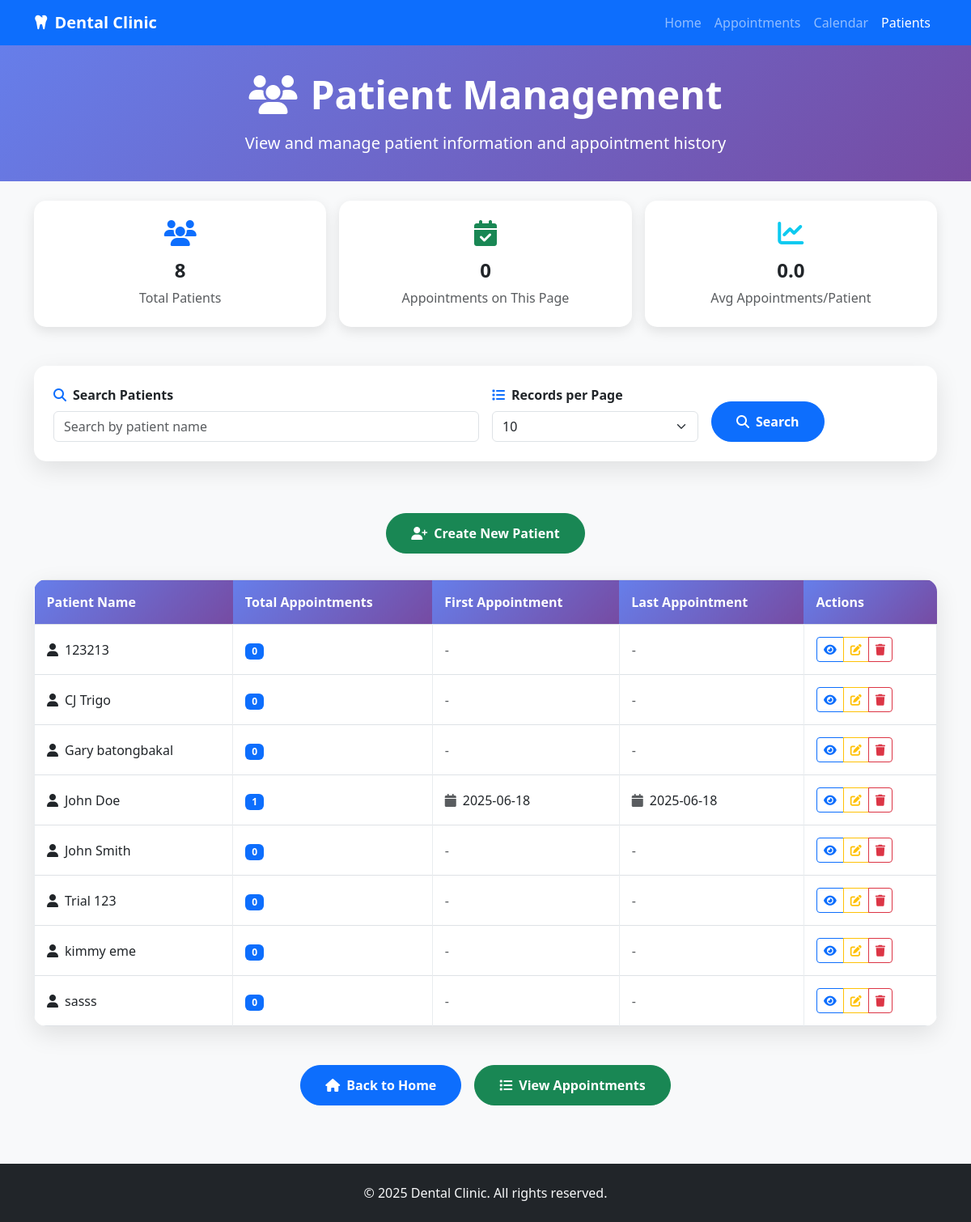
Before: /patients with the older database file.
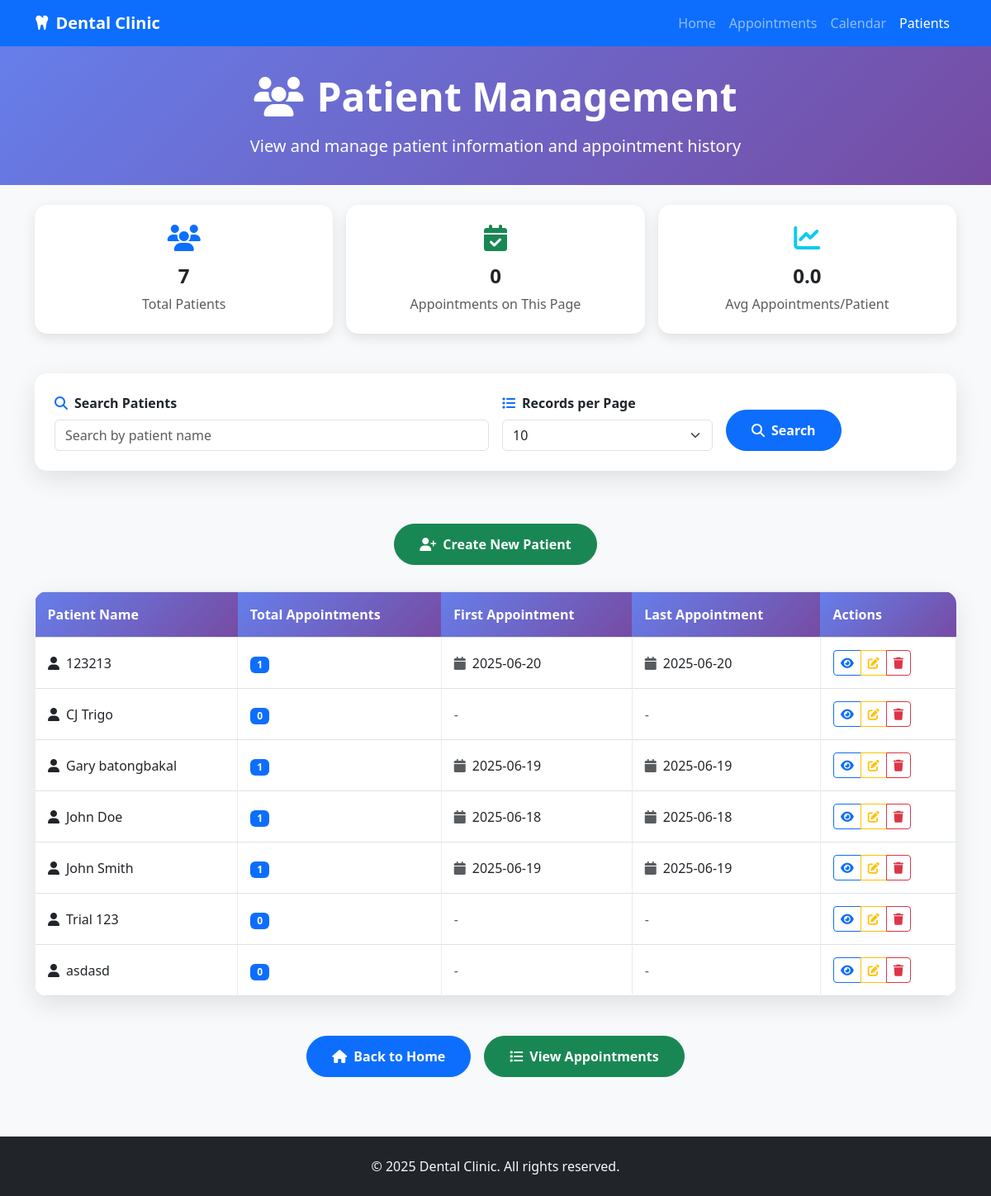
After: the same page with the newer database file.
### tables this page shows
CREATE TABLE Patients (
            ID INTEGER PRIMARY KEY AUTOINCREMENT,
            Name TEXT NOT NULL UNIQUE,
            Contact TEXT NOT NULL,
            Email TEXT,
            DateOfBirth TEXT,
            Address TEXT,
            EmergencyContact TEXT,
            MedicalHistory TEXT,
            CreatedDate TEXT DEFAULT CURRENT_TIMESTAMP
        );

### app.py (the view)
@app.route('/patients')
def patients():
    search_query = request.args.get('search', '')
    page = int(request.args.get('page', 1))
    per_page = int(request.args.get('per_page', 10))  # Default 10 records per page
    if page < 1:
        page = 1
    if per_page < 1 or per_page > 100:  # Limit to reasonable range
        per_page = 10
    conn = sqlite3.connect(DB_FILE)
    cursor = conn.cursor()
    if search_query:
        cursor.execute("""
            SELECT COUNT(DISTINCT p.ID)
            FROM Patients p
            LEFT JOIN Appointments a ON p.Name = a.PatientName
            WHERE p.Name LIKE ?
        """, (f'%{search_query}%',))
    else:
        cursor.execute("SELECT COUNT(*) FROM Patients")
    total_patients = cursor.fetchone()[0]
    total_pages = (total_patients + per_page - 1) // per_page
    if page > total_pages and total_pages > 0:
        page = total_pages
    offset = (page - 1) * per_page
    if search_query:
        cursor.execute("""
            SELECT p.ID, p.Name, p.Contact, p.Email, p.DateOfBirth, p.CreatedDate,
                   COUNT(a.ID) as appointment_count,
                   MIN(a.Date) as first_appointment, MAX(a.Date) as last_appointment
            FROM Patients p
            LEFT JOIN Appointments a ON p.Name = a.PatientName
            WHERE p.Name LIKE ?
            GROUP BY p.ID, p.Name, p.Contact, p.Email, p.DateOfBirth, p.CreatedDate
            ORDER BY p.Name
            LIMIT ? OFFSET ?
        """, (f'%{search_query}%', per_page, offset))
    else:
        cursor.execute("""
            SELECT p.ID, p.Name, p.Contact, p.Email, p.DateOfBirth, p.CreatedDate,
                   COUNT(a.ID) as appointment_count,
                   MIN(a.Date) as first_appointment, MAX(a.Date) as last_appointment
            FROM Patients p
            LEFT JOIN Appointments a ON p.Name = a.PatientName
            GROUP BY p.ID, p.Name, p.Contact, p.Email, p.DateOfBirth, p.CreatedDate
            ORDER BY p.Name
            LIMIT ? OFFSET ?
        """, (per_page, offset))
    patients = cursor.fetchall()
    conn.close()
    return render_template('patients.html',
                         patients=patients,
                         search_query=search_query,
                         page=page,
                         per_page=per_page,
                         total_patients=total_patients,
                         total_pages=total_pages)

### templates/patients.html (shortened to what the changed rows need)
<!DOCTYPE html>
<html lang="en">
<head>
    <link href="https://cdn.jsdelivr.net/npm/bootstrap@5.3.0/dist/css/bootstrap.min.css" rel="stylesheet">
    <link href="https://cdnjs.cloudflare.com/ajax/libs/font-awesome/6.4.0/css/all.min.css" rel="stylesheet">
</head>
<body class="bg-light">
    <section class="page-header">
        <div class="container text-center">
            <h1 class="display-5 fw-bold mb-3">
                <i class="fas fa-users me-3"></i>Patient Management
            </h1>
        </div>
    </section>
    <section class="py-4">
        <div class="container">
            <div class="row g-3">
                <div class="col-md-4">
                    <div class="stats-card">
                        <i class="fas fa-users fa-2x text-primary mb-3"></i>
                        <h4 class="fw-bold">{{ total_patients }}</h4>
                        <p class="text-muted mb-0">Total Patients</p>
                    </div>
                </div>
            </div>
        </div>
    </section>
    <section class="py-4">
        <div class="container">
            {% if patients %}
            <div class="patients-container">
                <div class="table-responsive">
                    <table class="table table-hover table-bordered align-middle mb-0">
                        <thead>
                            <tr>
                                <th>Patient Name</th>
                                <th>Total Appointments</th>
                                <th>First Appointment</th>
                                <th>Last Appointment</th>
                                <th>Actions</th>
                            </tr>
                        </thead>
                        <tbody>
                            {% for patient in patients %}
                            <tr>
                                <td>
                                    <i class="fas fa-user me-2"></i>{{ patient[1] }}
                                </td>
                                <td>
                                    <span class="badge bg-primary">{{ patient[6] }}</span>
                                </td>
                                <td>
                                    {% if patient[7] %}
                                    <i class="fas fa-calendar me-2 text-muted"></i>{{ patient[7] }}
                                    {% else %}
                                    <span class="text-muted">-</span>
                                    {% endif %}
                                </td>
                                <td>
                                    {% if patient[8] %}
                                    <i class="fas fa-calendar me-2 text-muted"></i>{{ patient[8] }}
                                    {% else %}
                                    <span class="text-muted">-</span>
                                    {% endif %}
                                </td>
                                <td>
                                    <div class="btn-group btn-group-sm" role="group">
                                        <a href="/patient/{{ patient[1]|urlencode }}" class="btn btn-outline-primary" title="View Patient">
                                            <i class="fas fa-eye"></i>
                                        </a>
                                        <a href="/edit-patient/{{ patient[0] }}" class="btn btn-outline-warning" title="Edit Patient">
                                            <i class="fas fa-edit"></i>
                                        </a>
                                        <a href="/delete-patient/{{ patient[0] }}" class="btn btn-outline-danger"
                                           onclick="event.preventDefault(); showDeleteConfirmation(this.href);"
                                           title="Delete Patient">
                                            <i class="fas fa-trash"></i>
                                        </a>
                                    </div>
                                </td>
                            </tr>
                            {% endfor %}
                        </tbody>
                    </table>
                </div>
            </div>
            {% endif %}
        </div>
    </section>
</body>
</html>

Changed rows visible on the page:
removed Patients: Name "kimmy eme", patient "0"
removed Patients: Name "sasss", patient "0"
changed Patients (number 1 of 7 on the later page): patient "0" → "1"; patient (not shown) → "2025-06-20"; no longer shows "- -"
shown differently, row unchanged: Patients "Gary batongbakal": patient "0" → "1"; patient (not shown) → "2025-06-19"; no longer shows "- -"
shown differently, row unchanged: Patients "John Smith": patient "0" → "1"; patient (not shown) → "2025-06-19"; no longer shows "- -"
added Patients: Name "asdasd", patient "0"
Other visible differences:
{{ total_patients }}: "8" → "7"
